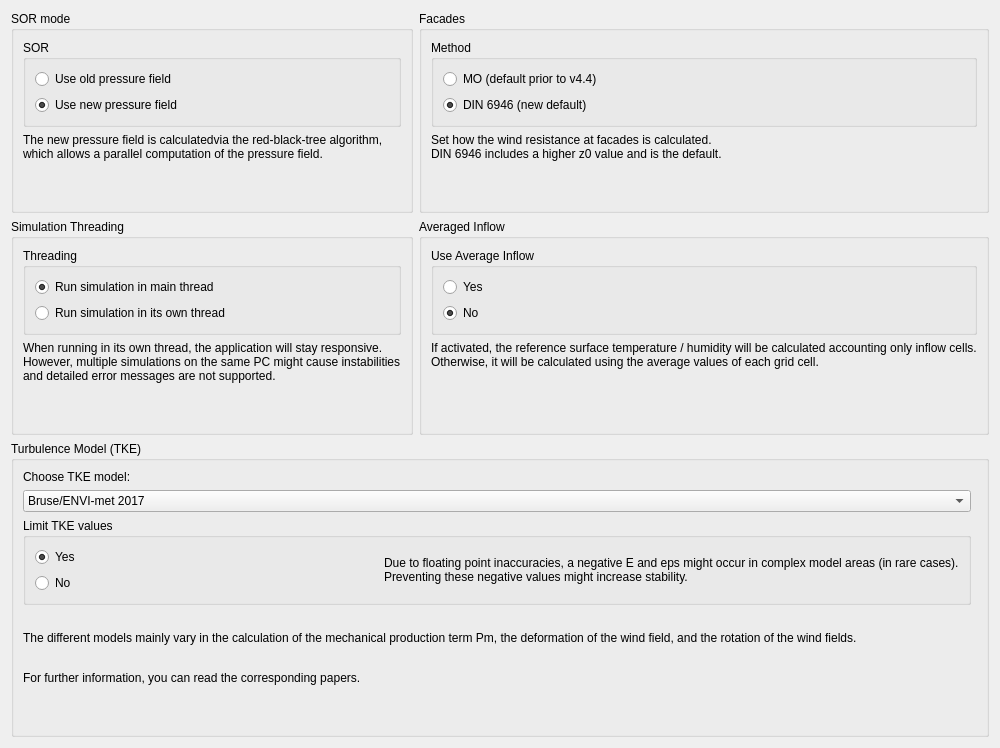
             <widget class="QWidget" name="tab_Expert">
              <attribute name="title">
               <string>Expert Settings</string>
              </attribute>
              <layout class="QGridLayout" name="gridLayout_103">
               <item row="0" column="1">
                <widget class="QGroupBox" name="gb_facades">
                 <property name="title">
                  <string>Facades</string>
                 </property>
                 <layout class="QGridLayout" name="gridLayout_37">
                  <item row="1" column="0">
                   <widget class="QLabel" name="label_152">
                    <property name="text">
                     <string>&lt;html&gt;&lt;head/&gt;&lt;body&gt;&lt;p&gt;Set how the wind resistance at facades is calculated. &lt;br/&gt;DIN 6946 includes a higher z0 value and is the default.&lt;/p&gt;&lt;/body&gt;&lt;/html&gt;</string>
                    </property>
                    <property name="alignment">
                     <set>Qt::AlignmentFlag::AlignLeading|Qt::AlignmentFlag::AlignLeft|Qt::AlignmentFlag::AlignTop</set>
                    </property>
                   </widget>
                  </item>
                  <item row="0" column="0">
                   <widget class="QGroupBox" name="gb_facades2">
                    <property name="title">
                     <string>Method</string>
                    </property>
                    <layout class="QGridLayout" name="gridLayout_107">
                     <item row="0" column="0">
                      <widget class="QRadioButton" name="rb_MO">
                       <property name="text">
                        <string>MO (default prior to v4.4)</string>
                       </property>
                      </widget>
                     </item>
                     <item row="1" column="0">
                      <widget class="QRadioButton" name="rb_DIN6946">
                       <property name="text">
                        <string>DIN 6946 (new default)</string>
                       </property>
                       <property name="checked">
                        <bool>true</bool>
                       </property>
                      </widget>
                     </item>
                    </layout>
                   </widget>
                  </item>
                 </layout>
                </widget>
               </item>
               <item row="0" column="0">
                <widget class="QGroupBox" name="gb_SOR">
                 <property name="title">
                  <string>SOR mode</string>
                 </property>
                 <layout class="QGridLayout" name="gridLayout_36">
                  <item row="0" column="0">
                   <widget class="QGroupBox" name="gb_SOR2">
                    <property name="title">
                     <string>SOR</string>
                    </property>
                    <layout class="QGridLayout" name="gridLayout_106">
                     <item row="0" column="0">
                      <widget class="QRadioButton" name="rb_oldSOR">
                       <property name="text">
                        <string>Use old pressure field</string>
                       </property>
                      </widget>
                     </item>
                     <item row="1" column="0">
                      <widget class="QRadioButton" name="rb_newSOR">
                       <property name="text">
                        <string>Use new pressure field</string>
                       </property>
                       <property name="checked">
                        <bool>true</bool>
                       </property>
                      </widget>
                     </item>
                    </layout>
                   </widget>
                  </item>
                  <item row="1" column="0">
                   <widget class="QLabel" name="label_151">
                    <property name="text">
                     <string>&lt;html&gt;&lt;head/&gt;&lt;body&gt;&lt;p&gt;The new pressure field is calculatedvia the red-black-tree algorithm,&lt;br/&gt;which allows a parallel computation of the pressure field.&lt;/p&gt;&lt;p&gt;&lt;br/&gt;&lt;/p&gt;&lt;/body&gt;&lt;/html&gt;</string>
                    </property>
                   </widget>
                  </item>
                 </layout>
                </widget>
               </item>
               <item row="1" column="1">
                <widget class="QGroupBox" name="gb_AverageInflow">
                 <property name="title">
                  <string>Averaged Inflow</string>
                 </property>
                 <layout class="QGridLayout" name="gridLayout_104">
                  <item row="0" column="0">
                   <widget class="QGroupBox" name="gb_avgInflow">
                    <property name="title">
                     <string>Use Average Inflow</string>
                    </property>
                    <layout class="QGridLayout" name="gridLayout_105">
                     <item row="0" column="0">
                      <widget class="QRadioButton" name="rb_avgInflowYes">
                       <property name="text">
                        <string>Yes</string>
                       </property>
                      </widget>
                     </item>
                     <item row="1" column="0">
                      <widget class="QRadioButton" name="rb_avgInflowNo">
                       <property name="text">
                        <string>No</string>
                       </property>
                       <property name="checked">
                        <bool>true</bool>
                       </property>
                      </widget>
                     </item>
                    </layout>
                   </widget>
                  </item>
                  <item row="1" column="0">
                   <widget class="QLabel" name="label_154">
                    <property name="text">
                     <string>&lt;html&gt;&lt;head/&gt;&lt;body&gt;&lt;p&gt;If activated, the reference surface temperature / humidity will be calculated accounting only inflow cells.&lt;br/&gt;Otherwise, it will be calculated using the average values of each grid cell.&lt;/p&gt;&lt;/body&gt;&lt;/html&gt;</string>
                    </property>
                    <property name="alignment">
                     <set>Qt::AlignmentFlag::AlignLeading|Qt::AlignmentFlag::AlignLeft|Qt::AlignmentFlag::AlignTop</set>
                    </property>
                   </widget>
                  </item>
                 </layout>
                </widget>
               </item>
               <item row="2" column="0" colspan="2">
                <widget class="QGroupBox" name="gb_TKE">
                 <property name="title">
                  <string>Turbulence Model (TKE)</string>
                 </property>
                 <layout class="QGridLayout" name="gridLayout_38">
                  <item row="0" column="0">
                   <widget class="QLabel" name="label_155">
                    <property name="text">
                     <string>Choose TKE model:</string>
                    </property>
                   </widget>
                  </item>
                  <item row="3" column="0">
                   <spacer name="horizontalSpacer_23">
                    <property name="orientation">
                     <enum>Qt::Orientation::Horizontal</enum>
                    </property>
                    <property name="sizeHint" stdset="0">
                     <size>
                      <width>40</width>
                      <height>20</height>
                     </size>
                    </property>
                   </spacer>
                  </item>
                  <item row="4" column="0" colspan="2">
                   <widget class="QLabel" name="label_156">
                    <property name="text">
                     <string>&lt;html&gt;&lt;head/&gt;&lt;body&gt;&lt;p&gt;The different models mainly vary in the calculation of the mechanical production term Pm, the deformation of the wind field, and the rotation of the wind fields.&lt;br/&gt;&lt;/p&gt;&lt;p&gt;For further information, you can read the corresponding papers.&lt;/p&gt;&lt;/body&gt;&lt;/html&gt;</string>
                    </property>
                    <property name="alignment">
                     <set>Qt::AlignmentFlag::AlignLeading|Qt::AlignmentFlag::AlignLeft|Qt::AlignmentFlag::AlignTop</set>
                    </property>
                   </widget>
                  </item>
                  <item row="1" column="0">
                   <widget class="QComboBox" name="cb_TKE">
                    <property name="currentIndex">
                     <number>3</number>
                    </property>
                    <item>
                     <property name="text">
                      <string>Mellor and Yamada 1982</string>
                     </property>
                    </item>
                    <item>
                     <property name="text">
                      <string>Kato and Launder 1993</string>
                     </property>
                    </item>
                    <item>
                     <property name="text">
                      <string>Lopez et al. 2005</string>
                     </property>
                    </item>
                    <item>
                     <property name="text">
                      <string>Bruse/ENVI-met 2017</string>
                     </property>
                    </item>
                   </widget>
                  </item>
                  <item row="5" column="0">
                   <spacer name="verticalSpacer_12">
                    <property name="orientation">
                     <enum>Qt::Orientation::Vertical</enum>
                    </property>
                    <property name="sizeHint" stdset="0">
                     <size>
                      <width>20</width>
                      <height>40</height>
                     </size>
                    </property>
                   </spacer>
                  </item>
                  <item row="2" column="0">
                   <widget class="QGroupBox" name="gb_LimitTKE">
                    <property name="title">
                     <string>Limit TKE values</string>
                    </property>
                    <layout class="QGridLayout" name="gridLayout_116">
                     <item row="0" column="0">
                      <widget class="QRadioButton" name="rb_tkeLimitY">
                       <property name="text">
                        <string>Yes</string>
                       </property>
                       <property name="checked">
                        <bool>true</bool>
                       </property>
                      </widget>
                     </item>
                     <item row="1" column="0">
                      <widget class="QRadioButton" name="rb_tkeLimitN">
                       <property name="text">
                        <string>No</string>
                       </property>
                      </widget>
                     </item>
                     <item row="0" column="1" rowspan="2">
                      <widget class="QLabel" name="label_175">
                       <property name="text">
                        <string>&lt;html&gt;&lt;head/&gt;&lt;body&gt;&lt;p&gt;Due to floating point inaccuracies, a negative E and eps might occur in complex model areas (in rare cases).&lt;br/&gt;Preventing these negative values might increase stability.&lt;/p&gt;&lt;/body&gt;&lt;/html&gt;</string>
                       </property>
                      </widget>
                     </item>
                    </layout>
                   </widget>
                  </item>
                 </layout>
                </widget>
               </item>
               <item row="1" column="0">
                <widget class="QGroupBox" name="gb_simThreading">
                 <property name="title">
                  <string>Simulation Threading</string>
                 </property>
                 <layout class="QGridLayout" name="gridLayout_108">
                  <item row="1" column="0" colspan="2">
                   <widget class="QLabel" name="label_153">
                    <property name="text">
                     <string>&lt;html&gt;&lt;head/&gt;&lt;body&gt;&lt;p&gt;When running in its own thread, the application will stay responsive. &lt;br/&gt;However, multiple simulations on the same PC might cause instabilities &lt;br/&gt;and detailed error messages are not supported.&lt;/p&gt;&lt;p&gt;&lt;br/&gt;&lt;/p&gt;&lt;/body&gt;&lt;/html&gt;</string>
                    </property>
                   </widget>
                  </item>
                  <item row="0" column="0" colspan="2">
                   <widget class="QGroupBox" name="gb_threading">
                    <property name="title">
                     <string>Threading</string>
                    </property>
                    <layout class="QGridLayout" name="gridLayout_109">
                     <item row="0" column="0">
                      <widget class="QRadioButton" name="rb_threadingMain">
                       <property name="text">
                        <string>Run simulation in main thread</string>
                       </property>
                       <property name="checked">
                        <bool>true</bool>
                       </property>
                      </widget>
                     </item>
                     <item row="1" column="0">
                      <widget class="QRadioButton" name="rb_threadingOwn">
                       <property name="text">
                        <string>Run simulation in its own thread</string>
                       </property>
                      </widget>
                     </item>
                    </layout>
                   </widget>
                  </item>
                 </layout>
                </widget>
               </item>
              </layout>
             </widget>
